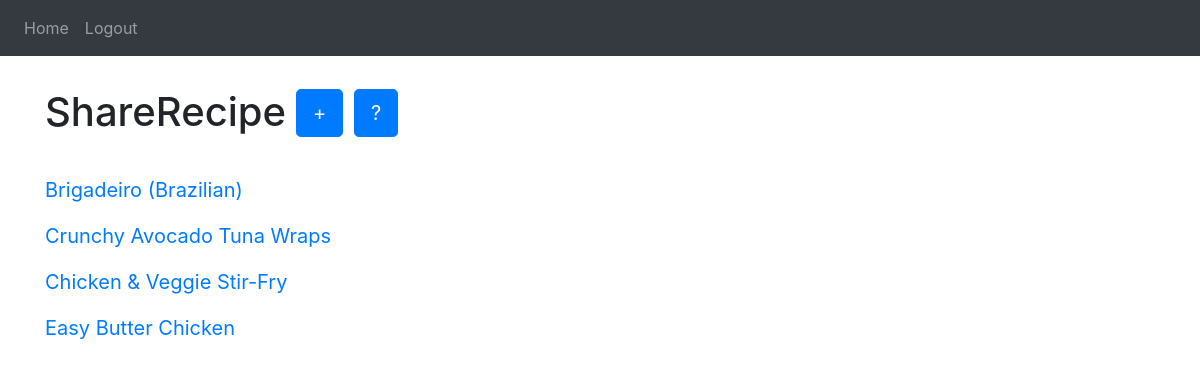
Page / (signed in) on the earlier database version.
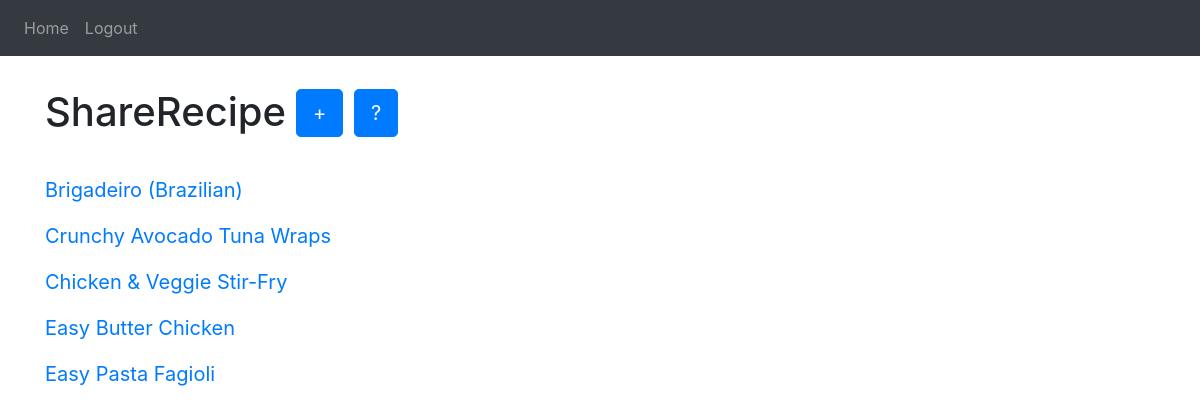
Same page on the later database version.
### website/models.py (models this page shows, shortened)
class Recipe(db.Model):
    id = db.Column(db.Integer, primary_key=True)  # unique identifier for the recipe
    instructions = db.Column(db.String(1000))    # instructions for cooking the recipe
    ingredients = db.Column(db.String(1000))     # ingredients required for the recipe
    title = db.Column(db.String(30))             # title of the recipe
    category = db.Column(db.String(30))          # category of the recipe
    user_id = db.Column(db.Integer, db.ForeignKey('user.id'), nullable=False) # foreign key to the User table
    author = db.relationship('User', backref=db.backref('my_recipes', lazy=True)) # relationship with the User class
    user = db.relationship('User', backref='recipes') # relationship with the User class

### website/views.py (the view)
@views.route('/')
@login_required
def home():
    recipes = Recipe.query.all()
    return render_template("home.html", user=current_user, recipes=recipes)

### website/__init__.py (called while the page is built)
def create_app():
    app = Flask(__name__)
    app.config["SECRET_KEY"] = 'andreivince'
    app.config["SQLALCHEMY_DATABASE_URI"] = f'sqlite:///{DB_NAME}'
    db.init_app(app)
    from .views import views
    from .auth import auth
    app.register_blueprint(views, url_prefix='/')
    app.register_blueprint(auth, url_prefix='/')
    from .models import User, Recipe
    create_database(app)
    login_manager = LoginManager()
    login_manager.login_view = 'auth.login'
    login_manager.init_app(app)
    @login_manager.user_loader
    def load_user(id):
        return User.query.get(int(id))
    return app

### website/templates/home.html (shortened to what this page needs)
<link rel="stylesheet" type="text/css" href="{{ url_for('static', filename='css/home.css') }}">
{% extends "base.html" %}
{% block content%}
        <div class="title_add">
            <h1 class="title_home">ShareRecipe<h1>
                <a href="{{ url_for('auth.create') }}" class="btn btn-primary btn-lg" role="button">+</a>
                <a href="{{ url_for('auth.search') }}" class="btn btn-primary btn-lg" role="button">?</a>
            </div>
        {% for recipe in recipes %}
        <a href="{{ url_for('views.recipe', recipe_id=recipe.id) }}" class="recipe-link">
            <p class="name_recipe">{{ recipe.title }}</p>
        </a>
        {% endfor %}
{% endblock %}

### website/templates/base.html (shortened to what this page needs)
<!DOCTYPE html>
<html>
  <head>
    <link rel="stylesheet" href="https://stackpath.bootstrapcdn.com/bootstrap/4.4.1/css/bootstrap.min.css"   />
    <link rel="stylesheet" href="https://stackpath.bootstrapcdn.com/font-awesome/4.7.0/css/font-awesome.min.css"/>
  </head>
  <body>
    <nav class="navbar navbar-expand-lg navbar-dark bg-dark">
        <div class="collapse navbar-collapse" id="navbar">
            <div class="navbar-nav">
                {% if user.is_authenticated %}
                <a class="nav-item nav-link" id="home" href="/">Home</a>
                <a class="nav-item nav-link" id="logout" href="/logout">Logout</a>
                {%else%}
                <a class="nav-item nav-link" id="about" href="/about">About Us</a>
                <a class="nav-item nav-link" id="login" href="/login">Login</a>
                <a class="nav-item nav-link" id="signIp" href="/sign-up">Sign Up</a>
                {%endif%}
            </div>
        </div>
    </nav>
    <div class="container">
        {% block content%}
        {% endblock %}
    </div>
  </body>
</html>

### website/static/css/home.css (style rules this page uses)
.title_add { padding-top: 30px; padding-bottom: 30px; display: flex; align-items: center; }
.title_home { margin-right: 10px; }
.name_recipe { font-size: 20px; }

Differences in the rows shown:
added Recipe: title "Easy Pasta Fagioli"
